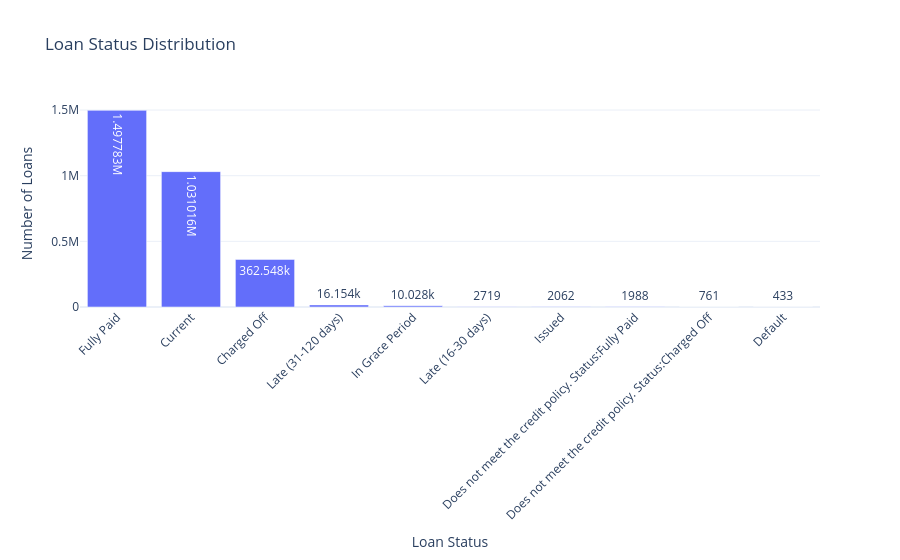

Notebook source saved alongside this figure:
### Markdown cell above
## 2.8. Target Definitions

### Code cell
# count loan status
loan_status = (lf
                .group_by("loan_status")
                .len()
                .sort("len", descending=True)
                ).collect()

# visualize
fig = px.bar(
    loan_status,
    x="loan_status",
    y="len",
    title="Loan Status Distribution",
    labels={
        "loan_status": "Loan Status",
        "len": "Number of Loans"
    },
    text_auto=True
)

fig.update_layout(
    template="plotly_white",
    xaxis_tickangle=-45
)

fig.show()

### Figure 1 — Plotly figure (JSON) as saved in the notebook; plotly's stock layout.template omitted (floating-point values rounded to 4 significant figures)
{"data": [{"hovertemplate": "Loan Status=%{x}<br>Number of Loans=%{y}<extra></extra>", "legendgroup": "", "marker": {"color": "#636efa", "pattern": {"shape": ""}}, "name": "", "orientation": "v", "showlegend": false, "textposition": "auto", "texttemplate": "%{y}", "type": "bar", "x": ["Fully Paid", "Current", "Charged Off", "Late (31-120 days)", "In Grace Period", "Late (16-30 days)", "Issued", "Does not meet the credit policy. Status:Fully Paid", "Does not meet the credit policy. Status:Charged Off", "Default", null], "xaxis": "x", "y": [1497783, 1031016, 362548, 16154, 10028, 2719, 2062, 1988, 761, 433, 1], "yaxis": "y"}], "layout": {"barmode": "relative", "legend": {"tracegroupgap": 0}, "title": {"text": "Loan Status Distribution"}, "xaxis": {"anchor": "y", "domain": [0, 1], "tickangle": -45, "title": {"text": "Loan Status"}}, "yaxis": {"anchor": "x", "domain": [0, 1], "title": {"text": "Number of Loans"}}}}
